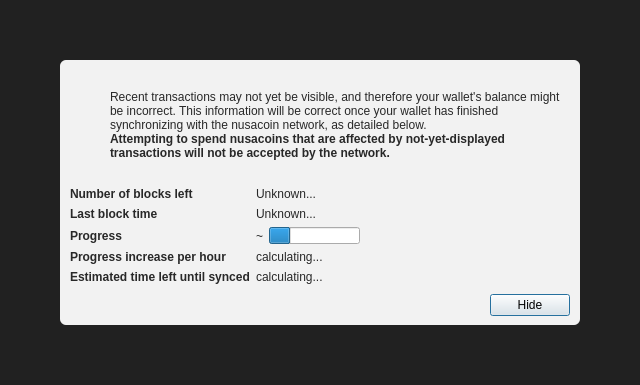
<?xml version="1.0" encoding="UTF-8"?>
<ui version="4.0">
 <class>ModalOverlay</class>
 <widget class="ModalOverlay" name="ModalOverlay">
  <property name="geometry">
   <rect>
    <x>0</x>
    <y>0</y>
    <width>640</width>
    <height>385</height>
   </rect>
  </property>
  <property name="windowTitle">
   <string>Form</string>
  </property>
  <layout class="QVBoxLayout" name="verticalLayout" stretch="0">
   <property name="sizeConstraint">
    <enum>QLayout::SetDefaultConstraint</enum>
   </property>
   <property name="leftMargin">
    <number>0</number>
   </property>
   <property name="topMargin">
    <number>0</number>
   </property>
   <property name="rightMargin">
    <number>0</number>
   </property>
   <property name="bottomMargin">
    <number>0</number>
   </property>
   <item>
    <widget class="QWidget" name="bgWidget" native="true">
     <property name="styleSheet">
      <string notr="true">#bgWidget { background: rgba(0,0,0,220); }</string>
     </property>
     <layout class="QVBoxLayout" name="verticalLayoutMain" stretch="1">
      <property name="leftMargin">
       <number>60</number>
      </property>
      <property name="topMargin">
       <number>60</number>
      </property>
      <property name="rightMargin">
       <number>60</number>
      </property>
      <property name="bottomMargin">
       <number>60</number>
      </property>
      <item>
       <widget class="QWidget" name="contentWidget" native="true">
        <property name="styleSheet">
         <string notr="true">#contentWidget { background: rgba(255,255,255,240); border-radius: 6px; }

QLabel { color: rgb(40,40,40);  }</string>
        </property>
        <layout class="QVBoxLayout" name="verticalLayoutSub" stretch="1,0,0,0">
         <property name="spacing">
          <number>0</number>
         </property>
         <property name="leftMargin">
          <number>10</number>
         </property>
         <property name="topMargin">
          <number>10</number>
         </property>
         <property name="rightMargin">
          <number>10</number>
         </property>
         <property name="bottomMargin">
          <number>10</number>
         </property>
         <item>
          <layout class="QHBoxLayout" name="horizontalLayoutIconText" stretch="0,1">
           <property name="topMargin">
            <number>20</number>
           </property>
           <item>
            <layout class="QVBoxLayout" name="verticalLayoutIcon">
             <property name="leftMargin">
              <number>0</number>
             </property>
             <item>
              <widget class="QPushButton" name="warningIcon">
               <property name="enabled">
                <bool>false</bool>
               </property>
               <property name="text">
                <string/>
               </property>
               <property name="icon">
                <iconset>
                 <normaloff>:/icons/warning</normaloff>
                 <disabledoff>:/icons/warning</disabledoff>:/icons/warning</iconset>
               </property>
               <property name="iconSize">
                <size>
                 <width>48</width>
                 <height>48</height>
                </size>
               </property>
               <property name="flat">
                <bool>true</bool>
               </property>
              </widget>
             </item>
             <item>
              <spacer name="verticalSpacerWarningIcon">
               <property name="orientation">
                <enum>Qt::Vertical</enum>
               </property>
               <property name="sizeHint" stdset="0">
                <size>
                 <width>20</width>
                 <height>40</height>
                </size>
               </property>
              </spacer>
             </item>
            </layout>
           </item>
           <item>
            <layout class="QVBoxLayout" name="verticalLayoutInfoText">
             <property name="leftMargin">
              <number>0</number>
             </property>
             <property name="topMargin">
              <number>0</number>
             </property>
             <item>
              <widget class="QLabel" name="infoText">
               <property name="text">
                <string>Recent transactions may not yet be visible, and therefore your wallet's balance might be incorrect. This information will be correct once your wallet has finished synchronizing with the nusacoin network, as detailed below.</string>
               </property>
               <property name="textFormat">
                <enum>Qt::RichText</enum>
               </property>
               <property name="wordWrap">
                <bool>true</bool>
               </property>
              </widget>
             </item>
             <item>
              <widget class="QLabel" name="infoTextStrong">
               <property name="font">
                <font>
                 <weight>75</weight>
                 <bold>true</bold>
                </font>
               </property>
               <property name="text">
                <string>Attempting to spend nusacoins that are affected by not-yet-displayed transactions will not be accepted by the network.</string>
               </property>
               <property name="textFormat">
                <enum>Qt::RichText</enum>
               </property>
               <property name="wordWrap">
                <bool>true</bool>
               </property>
              </widget>
             </item>
             <item>
              <spacer name="verticalSpacerInTextSpace">
               <property name="orientation">
                <enum>Qt::Vertical</enum>
               </property>
               <property name="sizeHint" stdset="0">
                <size>
                 <width>20</width>
                 <height>40</height>
                </size>
               </property>
              </spacer>
             </item>
            </layout>
           </item>
          </layout>
         </item>
         <item>
          <spacer name="verticalSpacerAfterText">
           <property name="orientation">
            <enum>Qt::Vertical</enum>
           </property>
           <property name="sizeHint" stdset="0">
            <size>
             <width>20</width>
             <height>40</height>
            </size>
           </property>
          </spacer>
         </item>
         <item>
          <layout class="QFormLayout" name="formLayout">
           <property name="fieldGrowthPolicy">
            <enum>QFormLayout::FieldsStayAtSizeHint</enum>
           </property>
           <property name="horizontalSpacing">
            <number>6</number>
           </property>
           <property name="verticalSpacing">
            <number>6</number>
           </property>
           <property name="topMargin">
            <number>10</number>
           </property>
           <item row="0" column="0">
            <widget class="QLabel" name="labelNumberOfBlocksLeft">
             <property name="font">
              <font>
               <weight>75</weight>
               <bold>true</bold>
              </font>
             </property>
             <property name="text">
              <string>Number of blocks left</string>
             </property>
            </widget>
           </item>
           <item row="0" column="1">
            <widget class="QLabel" name="numberOfBlocksLeft">
             <property name="text">
              <string>Unknown...</string>
             </property>
            </widget>
           </item>
           <item row="1" column="0">
            <widget class="QLabel" name="labelLastBlockTime">
             <property name="font">
              <font>
               <weight>75</weight>
               <bold>true</bold>
              </font>
             </property>
             <property name="text">
              <string>Last block time</string>
             </property>
            </widget>
           </item>
           <item row="1" column="1">
            <widget class="QLabel" name="newestBlockDate">
             <property name="sizePolicy">
              <sizepolicy hsizetype="Maximum" vsizetype="Preferred">
               <horstretch>0</horstretch>
               <verstretch>0</verstretch>
              </sizepolicy>
             </property>
             <property name="text">
              <string>Unknown...</string>
             </property>
            </widget>
           </item>
           <item row="2" column="0">
            <widget class="QLabel" name="labelSyncDone">
             <property name="font">
              <font>
               <weight>75</weight>
               <bold>true</bold>
              </font>
             </property>
             <property name="text">
              <string>Progress</string>
             </property>
            </widget>
           </item>
           <item row="2" column="1">
            <layout class="QHBoxLayout" name="horizontalLayoutSync" stretch="0,1">
             <item>
              <widget class="QLabel" name="percentageProgress">
               <property name="text">
                <string notr="true">~</string>
               </property>
              </widget>
             </item>
             <item>
              <widget class="QProgressBar" name="progressBar">
               <property name="value">
                <number>24</number>
               </property>
               <property name="format">
                <string/>
               </property>
              </widget>
             </item>
            </layout>
           </item>
           <item row="4" column="0">
            <widget class="QLabel" name="labelProgressIncrease">
             <property name="font">
              <font>
               <weight>75</weight>
               <bold>true</bold>
              </font>
             </property>
             <property name="text">
              <string>Progress increase per hour</string>
             </property>
            </widget>
           </item>
           <item row="4" column="1">
            <widget class="QLabel" name="progressIncreasePerH">
             <property name="text">
              <string>calculating...</string>
             </property>
            </widget>
           </item>
           <item row="5" column="0">
            <widget class="QLabel" name="labelEstimatedTimeLeft">
             <property name="font">
              <font>
               <weight>75</weight>
               <bold>true</bold>
              </font>
             </property>
             <property name="text">
              <string>Estimated time left until synced</string>
             </property>
            </widget>
           </item>
           <item row="5" column="1">
            <widget class="QLabel" name="expectedTimeLeft">
             <property name="text">
              <string>calculating...</string>
             </property>
            </widget>
           </item>
          </layout>
         </item>
         <item>
          <layout class="QHBoxLayout" name="horizontalLayoutButtons">
           <property name="leftMargin">
            <number>10</number>
           </property>
           <property name="topMargin">
            <number>10</number>
           </property>
           <item>
            <spacer name="horizontalSpacer">
             <property name="orientation">
              <enum>Qt::Horizontal</enum>
             </property>
             <property name="sizeHint" stdset="0">
              <size>
               <width>40</width>
               <height>20</height>
              </size>
             </property>
            </spacer>
           </item>
           <item>
            <widget class="QPushButton" name="closeButton">
             <property name="text">
              <string>Hide</string>
             </property>
             <property name="focusPolicy">
              <enum>Qt::StrongFocus</enum>
             </property>
             <property name="default">
              <bool>true</bool>
             </property>
            </widget>
           </item>
          </layout>
         </item>
        </layout>
       </widget>
      </item>
     </layout>
    </widget>
   </item>
  </layout>
 </widget>
 <customwidgets>
  <customwidget>
   <class>ModalOverlay</class>
   <extends>QWidget</extends>
   <header>qt/modaloverlay.h</header>
   <container>1</container>
  </customwidget>
 </customwidgets>
 <resources/>
 <connections/>
</ui>
